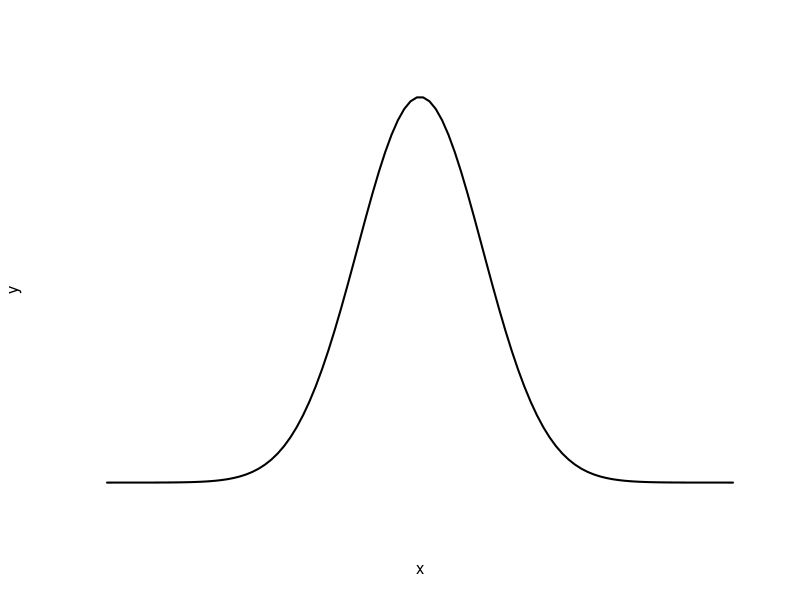
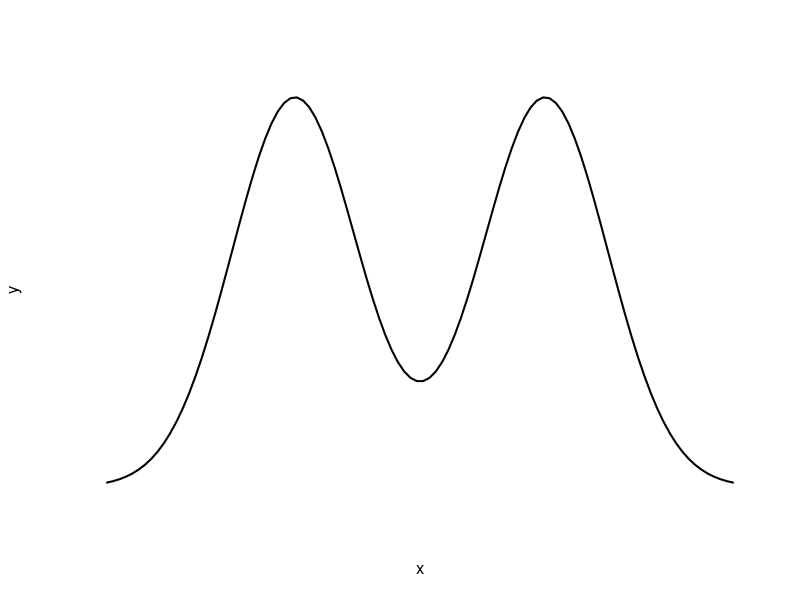

The R script that drew these images, in order: (Note: this script raises an error after producing the figures.)
library(MASS)

## Figure 1 for Network Temperature paper 

######################################

## Distribution curves
# unimodal
x <- seq(-5, 5, length=100)
y <- dnorm(x)
plot(x,y, type = "l", lwd = 2, axes = FALSE)
  
#bimodal
x <- seq(-5, 5, length = 100)
y1 <- dnorm(x, mean = -2, sd = 1)
y2 <- dnorm(x, mean = 2, sd = 1)
y <- y1 + y2
plot(x, y, type = "l", lwd = 2, axes = FALSE)

## Network structures 

set.seed(123)

# adjacency matrix
adj_matrix <- matrix(runif(100, min = 0, max = 1), nrow = 10, ncol = 10)

# Make the matrix symmetric to represent an undirected network
adj_matrix <- (adj_matrix + t(adj_matrix)) / 2

# diagonal to zero (no self-loops)
diag(adj_matrix) <- 0

# scaled version of the adjacency matrix
scaled_adj_matrix <- adj_matrix * 0.5

## plot
par(mfrow = c(1, 2))

# network colours: can be "classic","colorblind","gray","Hollywood","Borkulo", "gimme","TeamFortress","Reddit","Leuven"or"Fried".
colours = 'Hollywood'

#stronger
qgraph(adj_matrix, layout = "spring", title = "Original Network", edge.labels = FALSE,
       maximum = max(adj_matrix), minimum = 0, theme=colours)

# weaker
qgraph(scaled_adj_matrix, layout = "spring", title = "Scaled Network", edge.labels = FALSE,
       maximum = max(adj_matrix), minimum = 0, theme=colours)

